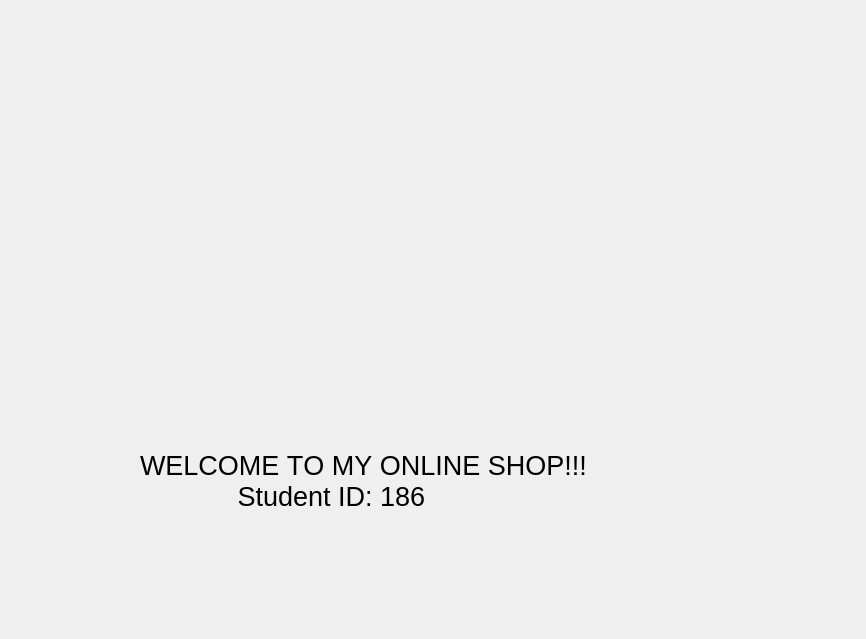
<?xml version="1.0" encoding="UTF-8"?>
<ui version="4.0">
 <class>about</class>
 <widget class="QDialog" name="about">
  <property name="geometry">
   <rect>
    <x>0</x>
    <y>0</y>
    <width>866</width>
    <height>639</height>
   </rect>
  </property>
  <property name="palette">
   <palette>
    <active/>
    <inactive/>
    <disabled/>
   </palette>
  </property>
  <property name="font">
   <font>
    <pointsize>16</pointsize>
   </font>
  </property>
  <property name="windowTitle">
   <string>Dialog</string>
  </property>
  <property name="styleSheet">
   <string notr="true"/>
  </property>
  <widget class="QLabel" name="label">
   <property name="geometry">
    <rect>
     <x>140</x>
     <y>330</y>
     <width>781</width>
     <height>301</height>
    </rect>
   </property>
   <property name="sizePolicy">
    <sizepolicy hsizetype="Fixed" vsizetype="Fixed">
     <horstretch>0</horstretch>
     <verstretch>0</verstretch>
    </sizepolicy>
   </property>
   <property name="font">
    <font>
     <pointsize>20</pointsize>
     <kerning>false</kerning>
    </font>
   </property>
   <property name="cursor">
    <cursorShape>WaitCursor</cursorShape>
   </property>
   <property name="styleSheet">
    <string notr="true"/>
   </property>
   <property name="text">
    <string>WELCOME TO MY ONLINE SHOP!!! 
             Student ID: 186</string>
   </property>
  </widget>
 </widget>
 <resources/>
 <connections/>
</ui>
